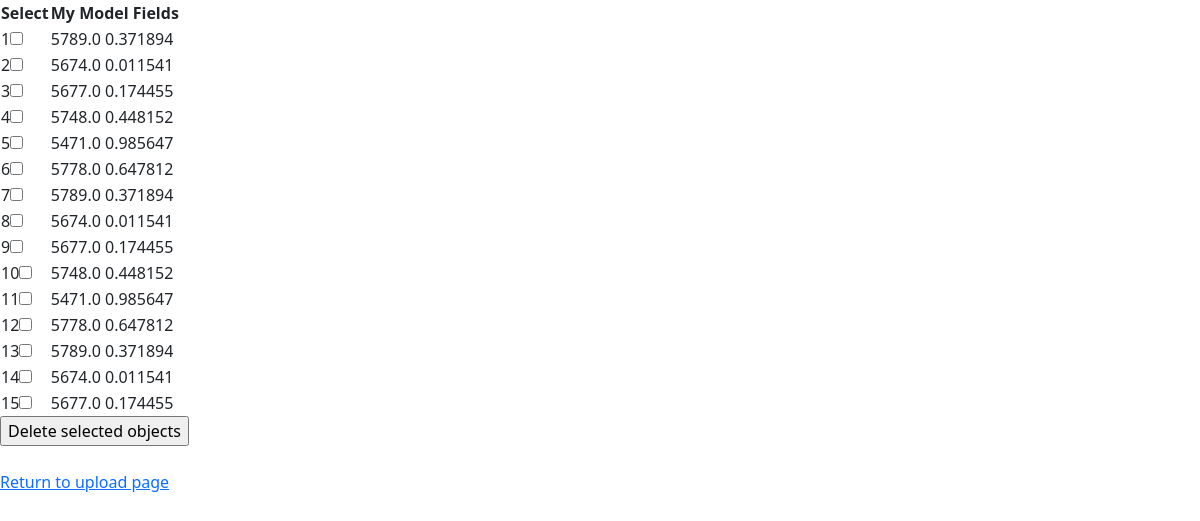
The app's page /checkbox_uploaded_data/ with its own data.
### administrator/models.py (models this page shows)
class Transaction(models.Model):
    time = models.CharField(max_length=100)
    v1 = models.CharField(max_length=100)
    app_label = 'administrator'

### administrator/views.py (the view)
# urls.py: path('checkbox_uploaded_data/', views.display_data_with_checkbox , name="checkbox_uploaded_data"),
def display_data_with_checkbox(request):
    objects = Transaction.objects.all()
    processed_data =[]
    for obj in objects:
            print(obj)
            processed_data.append(obj)
    return render(request , 'checkbox_uploaded_data.html',{'processed_data': processed_data})

### administrator/templates/checkbox_uploaded_data.html (shortened to what this page needs)
{% extends 'base.html' %}
{% load static %}
{% block content %}
	<form method="post" action="{% url 'delete_selected_objects' %}">
		<table>
			<thead>
				<th>Select</th>
				<th>My Model Fields</th>
			</thead>
			<tbody>
				{% for obj in processed_data %}
					<tr>
						<td>{{ forloop.counter }}<input type="checkbox" name="selected_items" value="{{ obj.pk }}"></td>
						<td>{{ obj.time }} {{ obj.v1 }}</td>
					</tr>
				{% endfor %}
			</tbody>
		</table>
		<input type="submit" value="Delete selected objects">
	</form>
	<br>
	<footer>
		<div>
			<a href="{% url 'home' %}">Return to upload page</a>
		</div>
	</footer>
{% endblock %}

### records on screen
Transaction: time "5789.0", v1 "0.371894"
Transaction: time "5674.0", v1 "0.011541"
Transaction: time "5677.0", v1 "0.174455"
Transaction: time "5748.0", v1 "0.448152"
Transaction: time "5471.0", v1 "0.985647"
Transaction: time "5778.0", v1 "0.647812"
Transaction: time "5789.0", v1 "0.371894"
Transaction: time "5674.0", v1 "0.011541"
Transaction: time "5677.0", v1 "0.174455"
Transaction: time "5748.0", v1 "0.448152"
Transaction: time "5471.0", v1 "0.985647"
Transaction: time "5778.0", v1 "0.647812"
Transaction: time "5789.0", v1 "0.371894"
Transaction: time "5674.0", v1 "0.011541"
Transaction: time "5677.0", v1 "0.174455"
